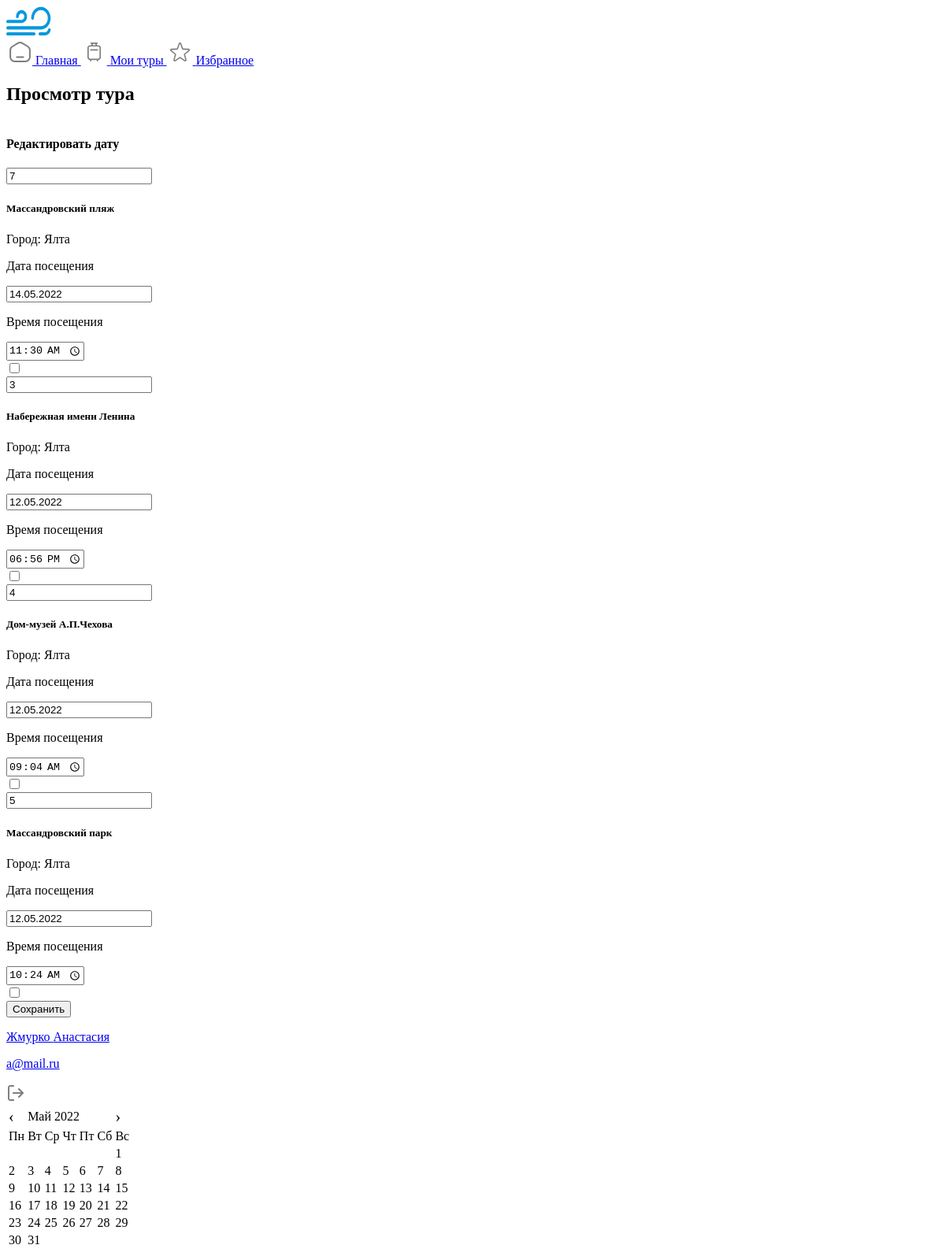
Before: /users/edit_my_trip_places/12 (signed in) with the older database file.
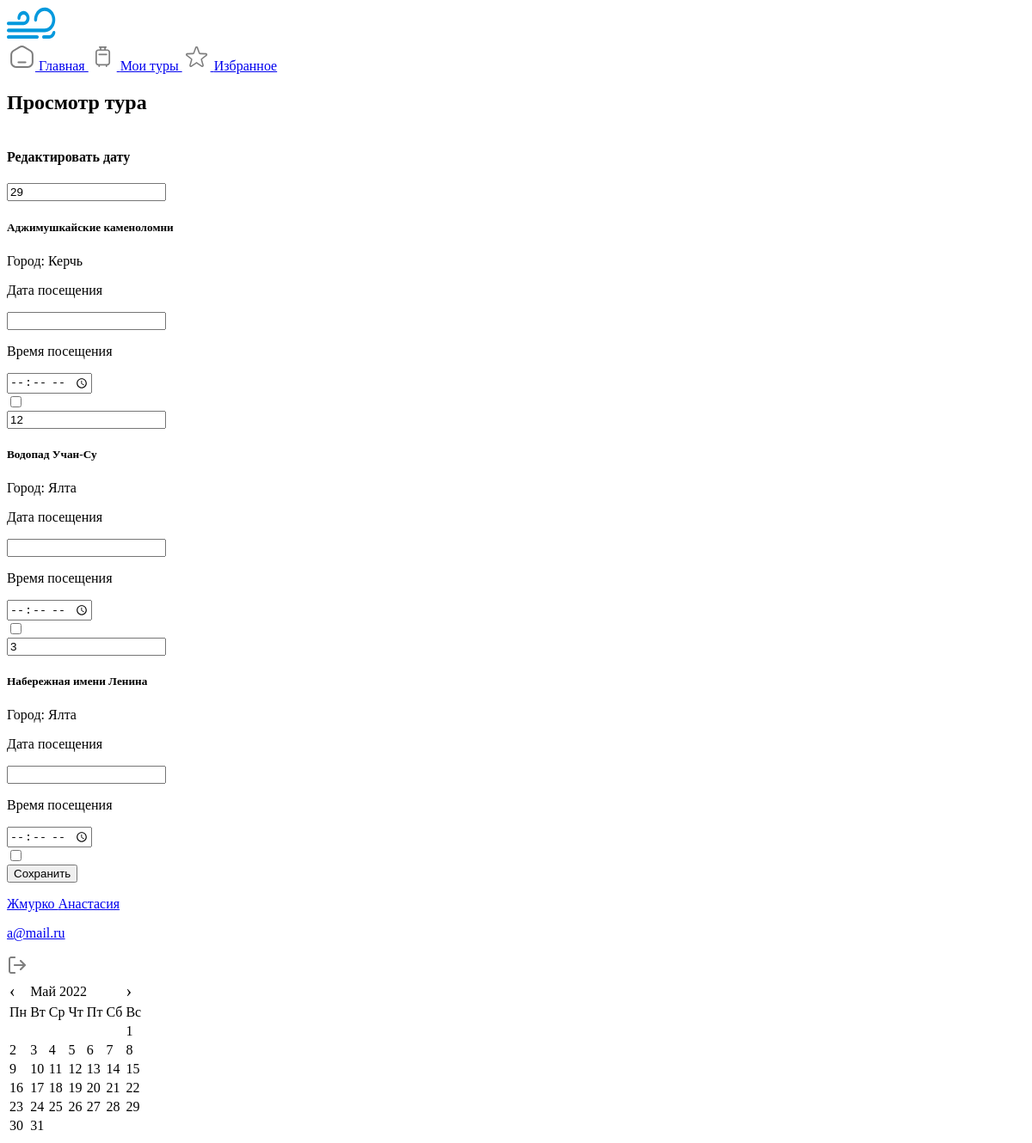
After: the same page with the newer database file.
### trip/models.py (models this page shows, shortened)
class UserPlace(models.Model):
    trip = models.ForeignKey(UserTrip, on_delete=models.CASCADE, verbose_name='Тур')
    place = models.ForeignKey(Place, on_delete=models.CASCADE, verbose_name='Место')
    visit_date = models.DateField(blank=True, null=True, verbose_name='Дата')
    visit_time = models.TimeField(blank=True, null=True, verbose_name='Время')

### place/models.py (models this page shows, shortened)
class Place(models.Model):
    class Meta:
        verbose_name = 'Место'
        verbose_name_plural = 'Место'
    title = models.CharField(max_length=255, verbose_name='Место')
    description = models.TextField(verbose_name='Описание', blank=True, null=True)
    address = models.TextField(verbose_name='Адрес', blank=True, null=True)
    coordinates = models.TextField(verbose_name='Координаты')
    price = models.FloatField(verbose_name='Цена', blank=True, null=True)
    city = models.ForeignKey(City, verbose_name='Город', on_delete=models.CASCADE, blank=True, null=True)
    district = models.ForeignKey(District, on_delete=models.CASCADE, verbose_name='Район')
    season = models.ForeignKey(Season, on_delete=models.CASCADE, verbose_name='Сезон')
    tag = models.ManyToManyField(Tag, verbose_name='Теги', blank=True)
    type = models.ForeignKey(TypePlace, verbose_name='Тип места', on_delete=models.CASCADE)
    contact = models.ForeignKey(Contact, on_delete=models.SET_NULL, verbose_name='Контакты', null=True, blank=True)
    image = models.ManyToManyField(Image, verbose_name='Изображения', blank=True)
    def one_image(self):
        return self.image.all()[0]

class City(models.Model):
    class Meta:
        verbose_name = 'Город'
        verbose_name_plural = 'Город'
    title = models.CharField(max_length=255, verbose_name='Название')
    description = models.TextField(verbose_name='Описание', blank=True, null=True)
    def __str__(self):
        return self.title

### users/views.py (the view)
# urls.py: path('edit_my_trip_places/<int:id>', edit_my_trip_places, name='edit_my_trip_places'),
@login_required()
def edit_my_trip_places(request, id):
    trip = UserTrip.objects.get(id=id)
    title = trip.title
    formset = ChildrenFormset(request.POST if request.POST else None, instance=trip)
    if request.method == 'POST':
        if formset.is_valid():
            formset.save()
            return HttpResponseRedirect(reverse('my_trip', args={id: id}))
    return render(request, 'place/edit_my_trip_places.html', locals())

### templates/place/edit_my_trip_places.html (shortened to what this page needs)
<!DOCTYPE html>
<html lang="en">
<head>
    <link rel="stylesheet/less" type="text/css" href="/static/fonts/static/font.css">
    <link rel="stylesheet/less" type="text/css" href="/static/css/user/style.less">
    <link rel="stylesheet/less" type="text/css" href="/static/css/datepicker.css">
</head>
<body>
<div class="user-content max-content">
    <div class="left-sidebar">
        <a href="{% url 'front' %}"><img src="/static/img/user/logo.svg" alt=""></a>
        <div class="menu">
            <a href="{% url 'user' %}">
                Главная
            </a>
            <a href="{% url 'user_trips' %}" class="active">
                Мои туры
            </a>
            <a href="{% url 'favourite' %}">
                Избранное
            </a>
        </div>
    </div>
    <div class="content">
        <form action="{% url 'edit_my_trip_places' id %}" id="form" method="post">
            <div style="display: flex; justify-content: space-between;">
                <h2>Просмотр тура</h2>
            </div>
            <div class="my-trip-place white-block">
                <h4>Редактировать дату</h4>
                <div class="edit-my-trip-place">
                    {% for foo in formset.forms %}
                        <div class="block-place">
                            <div class="hidden">
                                {{ foo.place }}
                            </div>
                            <div class="text">
                                <h5>{{ foo.instance.place.title }}</h5>
                                <p>Город: {{ foo.instance.place.city }}</p>
                                <div>
                                    <label for="{{ foo.visit_date.id_for_label }}">
                                        <p>Дата посещения</p>
                                        <div class="calendar">
                                            {{ foo.visit_date }}
                                        </div>
                                    </label>
                                    <label for="{{ foo.visit_time.id_for_label }}">
                                        <p>Время посещения</p>
                                        <div class="clock">
                                            {{ foo.visit_time }}
                                        </div>
                                    </label>
                                </div>
                            </div>
                            <div class="action-row-like" style="align-self: start">
                                <label onclick="ToggleImageDelete(this)" class="checkbox-delete">
                                    {{ foo.DELETE }}
                                </label>
                            </div>
                        </div>
                    {% endfor %}
                </div>
                <div class="save-btn">
                    <button>Сохранить</button>
                </div>
            </div>
        </form>
    </div>
    <div class="right-sidebar">
        <div class="user-icon-profile">
            <a href="{% url 'user_profile' %}">
                <div class="name-logo">
                    <p class="name">{{ user.last_name }} {{ user.name }}</p>
                    <p class="login">{{ user.email }}</p>
                </div>
            </a>
            <a href="{% url 'logout_user' %}"><img src="/static/img/user/exit.png" alt=""></a>
        </div>
        <div class="calendar">
            <table id="calendar2">
                <thead>
                <tr>
                    <td style="font-size: 20px">‹</td>
                    <td colspan="5"></td>
                    <td style="font-size: 20px">›</td>
                </tr>
                <tr>
                    <td>Пн</td>
                    <td>Вт</td>
                    <td>Ср</td>
                    <td>Чт</td>
                    <td>Пт</td>
                    <td>Сб</td>
                    <td>Вс</td>
                </tr>
                </thead>
                <tbody>
                </tbody>
            </table>
        </div>
    </div>
</div>
</body>
</html>

Changed rows visible on the page:
removed UserPlace: instance.place "Массандровский пляж", instance.place.city "Ялта"
removed UserPlace: instance.place "Дом-музей А.П.Чехова", instance.place.city "Ялта"
removed UserPlace: instance.place "Массандровский парк", instance.place.city "Ялта"
added UserPlace: instance.place "Аджимушкайские каменоломни", instance.place.city "Керчь"
added UserPlace: instance.place "Водопад Учан-Су", instance.place.city "Ялта"
Other visible differences:
new list line: "29 Город: Дата посещения  Время посещения  ☐"
new list line: "12 Город: Дата посещения  Время посещения  ☐"
list line gone: "3 12.05.2022 18:56 ☐"
new list line: "3   ☐"
list line gone: "7 Город: Дата посещения 14.05.2022 Время посещения 11:30 ☐"
list line gone: "4 Город: Дата посещения 12.05.2022 Время посещения 09:04 ☐"
list line gone: "5 Город: Дата посещения 12.05.2022 Время посещения 10:24 ☐"
